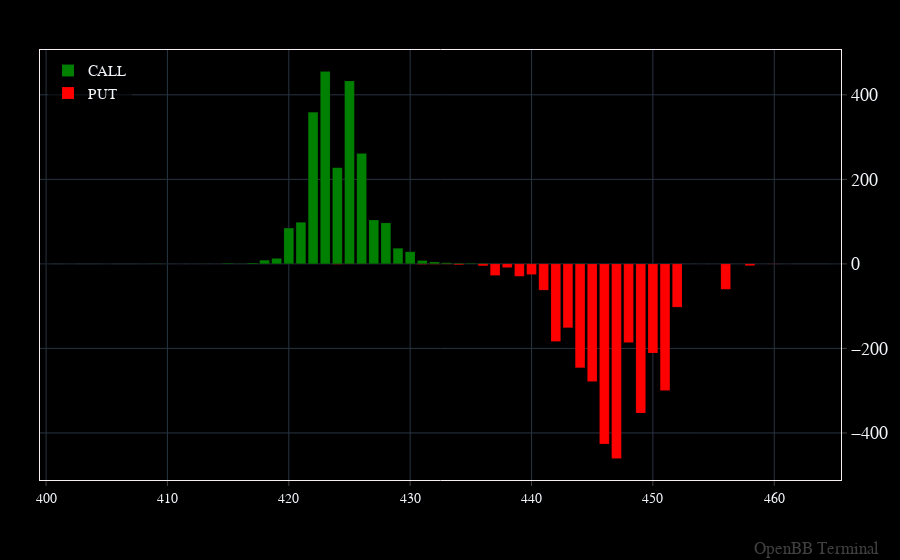

Notebook cell for this chart:
### Code cell
option_absolute_plot = OpenBBFigure()
option_absolute_plot.add_bar(
    x=total_gex['Strike'],
    y=total_gex['CALL'],
    name='CALL',
    marker_color="green",
    width=0.8
)

option_absolute_plot.add_bar(
    x=total_gex['Strike'],
    y=total_gex['PUT'],
    name='PUT',
    marker_color="red",
    width=0.8
)
option_absolute_plot.show()

### Figure 1 — Plotly figure (JSON) as saved in the notebook; plotly's stock layout.template omitted (floating-point values rounded to 4 significant figures)
{"data": [{"marker": {"color": "green", "line": {"width": 0.15}}, "name": "CALL", "type": "bar", "width": 0.8, "x": [400, 402, 405, 408, 409, 410, 411, 412, 413, 414, 415, 416, 417, 418, 419, 420, 421, 422, 423, 424, 425, 426, 427, 428, 429, 430, 431, 432, 433, 434, 435, 436, 437, 438, 439, 440, 441, 442, 443, 444, 445, 446, 447, 448, 449, 450, 451, 452, 453, 454, 455, 456, 457, 458, 459, 460, 461, 465], "y": [0, 0, 0.00554, 0.02258, 0.4252, 0.1229, 0.03425, 0.08441, 0.1852, 0.01256, 1.547, 0.4146, 2.215, 8.665, 12.97, 84.65, 98.33, 358.9, 455.2, 227.7, 433.0, 261.5, 103.8, 96.91, 36.92, 28.57, 7.933, 4.497, 2.642, 1.488, 1.381, 0.9896, 0.2388, 0.1382, 0.1027, 0.2173, 0.08071, 0.06132, 0.07092, 0.5371, 0.05117, 0.02454, 6.617e-17, 0.01329, 0.008494, 0.01501, 0.001755, 0.002363, 0.002732, 7.862e-07, 2.601e-07, 0.003524, 0.002314, 0.03691, 3.214e-09, 0.003305, 5.192e-11, 0.0001557]}, {"marker": {"color": "red", "line": {"width": 0.15}}, "name": "PUT", "type": "bar", "width": 0.8, "x": [400, 402, 405, 408, 409, 410, 411, 412, 413, 414, 415, 416, 417, 418, 419, 420, 421, 422, 423, 424, 425, 426, 427, 428, 429, 430, 431, 432, 433, 434, 435, 436, 437, 438, 439, 440, 441, 442, 443, 444, 445, 446, 447, 448, 449, 450, 451, 452, 453, 454, 455, 456, 457, 458, 459, 460, 461, 465], "y": [-0.0003308, -0.00164, -0.00757, -0.01217, -0.01386, -0.002555, -0.01398, -0.0004643, -0.001772, -0.00476, -0.001686, -0.0002984, -0.001386, -0.001127, -0.01149, -0.0006539, -0.009687, -0.06304, -0.02536, -0.7464, -0.1845, -0.1489, -0.06726, -0.04795, -0.1457, -0.08779, -0.9086, -0.6617, -0.5056, -1.934, 0, -4.493, -27.32, -8.514, -29.24, -25.11, -62.08, -183.4, -151.0, -245.6, -278.4, -425.9, -460.4, -186.0, -352.7, -211.0, -299.3, -102.3, 0, 0, 0, -60.05, 0, -4.062, 0, -0.3678, 0, 0, 0, 0, -0.01953, -0.002083, 0, 0, 0, 0, 0, 0, 0]}], "layout": {"annotations": [{"font": {"color": "gray", "size": 17}, "opacity": 0.5, "showarrow": false, "text": "OpenBB Terminal", "x": 1, "xanchor": "right", "xref": "paper", "xshift": 40, "y": 0, "yanchor": "bottom", "yref": "paper", "yshift": -80}], "autosize": true, "bargap": 0, "bargroupgap": 0, "barmode": "overlay", "legend": {"orientation": "v"}, "margin": {"b": 80, "l": 40, "r": 50, "t": 50}, "xaxis": {"autorange": true, "range": [399.5, 465.5], "type": "linear"}, "yaxis": {"autorange": true, "range": [-511.3, 506.1], "type": "linear"}}}
